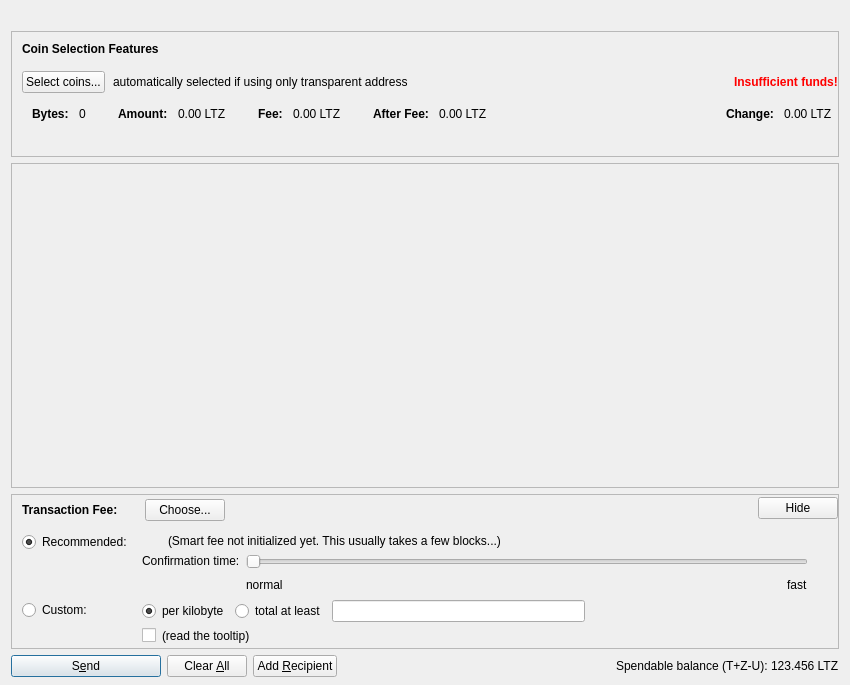
<?xml version="1.0" encoding="UTF-8"?>
<ui version="4.0">
 <class>SendCoinsPage</class>
 <widget class="QDialog" name="SendCoinsPage">
  <property name="geometry">
   <rect>
    <x>0</x>
    <y>0</y>
    <width>850</width>
    <height>685</height>
   </rect>
  </property>
  <property name="windowTitle">
   <string>Send Coins</string>
  </property>
  <layout class="QVBoxLayout" name="verticalLayout" stretch="0,0,1,0,0">
   <property name="bottomMargin">
    <number>8</number>
   </property>
   <item>
    <widget class="QLabel" name="labelLogo">
     <property name="text">
      <string/>
     </property>
     <property name="pixmap">
      <pixmap resource="../bitcoin.qrc">:/images/logo</pixmap>
     </property>
     <property name="margin">
      <number>10</number>
     </property>
    </widget>
   </item>
   <item>
    <widget class="QFrame" name="frameCoinSelection">
     <property name="sizePolicy">
      <sizepolicy hsizetype="Expanding" vsizetype="Expanding">
       <horstretch>0</horstretch>
       <verstretch>0</verstretch>
      </sizepolicy>
     </property>
     <property name="maximumSize">
      <size>
       <width>16777215</width>
       <height>16777215</height>
      </size>
     </property>
     <property name="frameShape">
      <enum>QFrame::StyledPanel</enum>
     </property>
     <property name="frameShadow">
      <enum>QFrame::Sunken</enum>
     </property>
     <layout class="QVBoxLayout" name="verticalLayoutCoinSelection2">
      <property name="spacing">
       <number>0</number>
      </property>
      <property name="leftMargin">
       <number>0</number>
      </property>
      <property name="topMargin">
       <number>0</number>
      </property>
      <property name="rightMargin">
       <number>0</number>
      </property>
      <property name="bottomMargin">
       <number>6</number>
      </property>
      <item>
       <layout class="QVBoxLayout" name="verticalLayoutCoinSelection" stretch="0,0,0,0">
        <property name="spacing">
         <number>0</number>
        </property>
        <property name="leftMargin">
         <number>10</number>
        </property>
        <property name="topMargin">
         <number>10</number>
        </property>
        <item>
         <layout class="QHBoxLayout" name="horizontalLayoutCoinSelection1">
          <property name="bottomMargin">
           <number>15</number>
          </property>
          <item>
           <widget class="QLabel" name="labelCoinSelectionFeatures">
            <property name="sizePolicy">
             <sizepolicy hsizetype="Preferred" vsizetype="Maximum">
              <horstretch>0</horstretch>
              <verstretch>0</verstretch>
             </sizepolicy>
            </property>
            <property name="font">
             <font>
              <weight>75</weight>
              <bold>true</bold>
             </font>
            </property>
            <property name="styleSheet">
             <string notr="true">font-weight:bold;</string>
            </property>
            <property name="text">
             <string>Coin Selection Features</string>
            </property>
           </widget>
          </item>
         </layout>
        </item>
        <item>
         <layout class="QHBoxLayout" name="horizontalLayoutCoinSelection2" stretch="0,0,0,0">
          <property name="spacing">
           <number>8</number>
          </property>
          <property name="bottomMargin">
           <number>10</number>
          </property>
          <item>
           <widget class="QPushButton" name="pushButtonCoinSelection">
            <property name="styleSheet">
             <string notr="true"/>
            </property>
            <property name="text">
             <string>Select coins...</string>
            </property>
            <property name="autoDefault">
             <bool>false</bool>
            </property>
           </widget>
          </item>
          <item>
           <widget class="QLabel" name="labelCoinSelectionAutomaticallySelected">
            <property name="text">
             <string>automatically selected if using only transparent address</string>
            </property>
            <property name="margin">
             <number>5</number>
            </property>
           </widget>
          </item>
          <item>
           <spacer name="horizontalSpacerCoinSelection">
            <property name="orientation">
             <enum>Qt::Horizontal</enum>
            </property>
            <property name="sizeHint" stdset="0">
             <size>
              <width>40</width>
              <height>1</height>
             </size>
            </property>
           </spacer>
          </item>
          <item>
           <widget class="QLabel" name="labelCoinSelectionInsuffFunds">
            <property name="font">
             <font>
              <weight>75</weight>
              <bold>true</bold>
             </font>
            </property>
            <property name="styleSheet">
             <string notr="true">color:red;font-weight:bold;</string>
            </property>
            <property name="text">
             <string>Insufficient funds!</string>
            </property>
            <property name="margin">
             <number>5</number>
            </property>
           </widget>
          </item>
         </layout>
        </item>
        <item>
         <widget class="QWidget" name="widgetCoinSelection" native="true">
          <property name="sizePolicy">
           <sizepolicy hsizetype="Preferred" vsizetype="Preferred">
            <horstretch>0</horstretch>
            <verstretch>0</verstretch>
           </sizepolicy>
          </property>
          <property name="minimumSize">
           <size>
            <width>0</width>
            <height>0</height>
           </size>
          </property>
          <property name="styleSheet">
           <string notr="true"/>
          </property>
          <layout class="QHBoxLayout" name="horizontalLayoutCoinSelection5">
           <property name="leftMargin">
            <number>0</number>
           </property>
           <property name="topMargin">
            <number>0</number>
           </property>
           <property name="rightMargin">
            <number>0</number>
           </property>
           <property name="bottomMargin">
            <number>0</number>
           </property>
           <item>
            <layout class="QHBoxLayout" name="horizontalLayoutCoinSelection3" stretch="0,0,0,1,0">
             <property name="spacing">
              <number>20</number>
             </property>
             <property name="topMargin">
              <number>0</number>
             </property>
             <property name="bottomMargin">
              <number>10</number>
             </property>
             <item>
              <layout class="QFormLayout" name="formLayoutCoinSelection1">
               <property name="horizontalSpacing">
                <number>10</number>
               </property>
               <property name="verticalSpacing">
                <number>14</number>
               </property>
               <property name="leftMargin">
                <number>10</number>
               </property>
               <property name="topMargin">
                <number>4</number>
               </property>
               <property name="rightMargin">
                <number>6</number>
               </property>
               <item row="0" column="0">
                <widget class="QLabel" name="labelCoinSelectionBytesText">
                 <property name="font">
                  <font>
                   <weight>75</weight>
                   <bold>true</bold>
                  </font>
                 </property>
                 <property name="text">
                  <string>Bytes:</string>
                 </property>
                </widget>
               </item>
               <item row="0" column="1">
                <widget class="QLabel" name="labelCoinSelectionBytes">
                 <property name="cursor">
                  <cursorShape>IBeamCursor</cursorShape>
                 </property>
                 <property name="contextMenuPolicy">
                  <enum>Qt::ActionsContextMenu</enum>
                 </property>
                 <property name="text">
                  <string notr="true">0</string>
                 </property>
                 <property name="textInteractionFlags">
                  <set>Qt::LinksAccessibleByMouse|Qt::TextSelectableByKeyboard|Qt::TextSelectableByMouse</set>
                 </property>
                </widget>
               </item>
              </layout>
             </item>
             <item>
              <layout class="QFormLayout" name="formLayoutCoinSelection2">
               <property name="horizontalSpacing">
                <number>10</number>
               </property>
               <property name="verticalSpacing">
                <number>14</number>
               </property>
               <property name="leftMargin">
                <number>6</number>
               </property>
               <property name="topMargin">
                <number>4</number>
               </property>
               <property name="rightMargin">
                <number>6</number>
               </property>
               <item row="0" column="0">
                <widget class="QLabel" name="labelCoinSelectionAmountText">
                 <property name="font">
                  <font>
                   <weight>75</weight>
                   <bold>true</bold>
                  </font>
                 </property>
                 <property name="text">
                  <string>Amount:</string>
                 </property>
                 <property name="margin">
                  <number>0</number>
                 </property>
                </widget>
               </item>
               <item row="0" column="1">
                <widget class="QLabel" name="labelCoinSelectionAmount">
                 <property name="cursor">
                  <cursorShape>IBeamCursor</cursorShape>
                 </property>
                 <property name="contextMenuPolicy">
                  <enum>Qt::ActionsContextMenu</enum>
                 </property>
                 <property name="text">
                  <string notr="true">0.00 LTZ</string>
                 </property>
                 <property name="textInteractionFlags">
                  <set>Qt::LinksAccessibleByMouse|Qt::TextSelectableByKeyboard|Qt::TextSelectableByMouse</set>
                 </property>
                </widget>
               </item>
              </layout>
             </item>
             <item>
              <layout class="QFormLayout" name="formLayoutCoinSelection3">
               <property name="horizontalSpacing">
                <number>10</number>
               </property>
               <property name="verticalSpacing">
                <number>14</number>
               </property>
               <property name="leftMargin">
                <number>6</number>
               </property>
               <property name="topMargin">
                <number>4</number>
               </property>
               <property name="rightMargin">
                <number>6</number>
               </property>
               <item row="0" column="0">
                <widget class="QLabel" name="labelCoinSelectionFeeText">
                 <property name="font">
                  <font>
                   <weight>75</weight>
                   <bold>true</bold>
                  </font>
                 </property>
                 <property name="text">
                  <string>Fee:</string>
                 </property>
                 <property name="margin">
                  <number>0</number>
                 </property>
                </widget>
               </item>
               <item row="0" column="1">
                <widget class="QLabel" name="labelCoinSelectionFee">
                 <property name="cursor">
                  <cursorShape>IBeamCursor</cursorShape>
                 </property>
                 <property name="contextMenuPolicy">
                  <enum>Qt::ActionsContextMenu</enum>
                 </property>
                 <property name="text">
                  <string notr="true">0.00 LTZ</string>
                 </property>
                 <property name="textInteractionFlags">
                  <set>Qt::LinksAccessibleByMouse|Qt::TextSelectableByKeyboard|Qt::TextSelectableByMouse</set>
                 </property>
                </widget>
               </item>
              </layout>
             </item>
             <item>
              <layout class="QFormLayout" name="formLayoutCoinSelection4">
               <property name="horizontalSpacing">
                <number>10</number>
               </property>
               <property name="verticalSpacing">
                <number>14</number>
               </property>
               <property name="leftMargin">
                <number>6</number>
               </property>
               <property name="topMargin">
                <number>4</number>
               </property>
               <property name="rightMargin">
                <number>6</number>
               </property>
               <item row="0" column="0">
                <widget class="QLabel" name="labelCoinSelectionAfterFeeText">
                 <property name="font">
                  <font>
                   <weight>75</weight>
                   <bold>true</bold>
                  </font>
                 </property>
                 <property name="text">
                  <string>After Fee:</string>
                 </property>
                 <property name="margin">
                  <number>0</number>
                 </property>
                </widget>
               </item>
               <item row="0" column="1">
                <widget class="QLabel" name="labelCoinSelectionAfterFee">
                 <property name="cursor">
                  <cursorShape>IBeamCursor</cursorShape>
                 </property>
                 <property name="contextMenuPolicy">
                  <enum>Qt::ActionsContextMenu</enum>
                 </property>
                 <property name="text">
                  <string notr="true">0.00 LTZ</string>
                 </property>
                 <property name="textInteractionFlags">
                  <set>Qt::LinksAccessibleByMouse|Qt::TextSelectableByKeyboard|Qt::TextSelectableByMouse</set>
                 </property>
                </widget>
               </item>
              </layout>
             </item>
             <item>
              <layout class="QFormLayout" name="formLayoutCoinSelection5">
               <property name="horizontalSpacing">
                <number>10</number>
               </property>
               <property name="verticalSpacing">
                <number>14</number>
               </property>
               <property name="leftMargin">
                <number>6</number>
               </property>
               <property name="topMargin">
                <number>4</number>
               </property>
               <property name="rightMargin">
                <number>6</number>
               </property>
               <item row="0" column="0">
                <widget class="QLabel" name="labelCoinSelectionChangeText">
                 <property name="font">
                  <font>
                   <weight>75</weight>
                   <bold>true</bold>
                  </font>
                 </property>
                 <property name="text">
                  <string>Change:</string>
                 </property>
                </widget>
               </item>
               <item row="0" column="1">
                <widget class="QLabel" name="labelCoinSelectionChange">
                 <property name="cursor">
                  <cursorShape>IBeamCursor</cursorShape>
                 </property>
                 <property name="contextMenuPolicy">
                  <enum>Qt::ActionsContextMenu</enum>
                 </property>
                 <property name="text">
                  <string notr="true">0.00 LTZ</string>
                 </property>
                 <property name="textInteractionFlags">
                  <set>Qt::LinksAccessibleByMouse|Qt::TextSelectableByKeyboard|Qt::TextSelectableByMouse</set>
                 </property>
                </widget>
               </item>
              </layout>
             </item>
            </layout>
           </item>
          </layout>
         </widget>
        </item>
        <item>
         <layout class="QHBoxLayout" name="horizontalLayoutCoinSelection4" stretch="0">
          <property name="spacing">
           <number>12</number>
          </property>
          <property name="sizeConstraint">
           <enum>QLayout::SetDefaultConstraint</enum>
          </property>
          <property name="topMargin">
           <number>5</number>
          </property>
          <property name="rightMargin">
           <number>5</number>
          </property>
          <item>
           <widget class="QLabel" name="labelCoinSelectionChangeLabel">
            <property name="sizePolicy">
             <sizepolicy hsizetype="Preferred" vsizetype="Expanding">
              <horstretch>0</horstretch>
              <verstretch>0</verstretch>
             </sizepolicy>
            </property>
            <property name="minimumSize">
             <size>
              <width>0</width>
              <height>0</height>
             </size>
            </property>
            <property name="text">
             <string/>
            </property>
            <property name="margin">
             <number>3</number>
            </property>
           </widget>
          </item>
         </layout>
        </item>
       </layout>
      </item>
     </layout>
    </widget>
   </item>
   <item>
    <widget class="QScrollArea" name="scrollArea">
     <property name="widgetResizable">
      <bool>true</bool>
     </property>
     <widget class="QWidget" name="scrollAreaWidgetContents">
      <property name="geometry">
       <rect>
        <x>0</x>
        <y>0</y>
        <width>830</width>
        <height>188</height>
       </rect>
      </property>
      <layout class="QVBoxLayout" name="verticalLayout_2" stretch="0,1">
       <property name="leftMargin">
        <number>0</number>
       </property>
       <property name="topMargin">
        <number>0</number>
       </property>
       <property name="rightMargin">
        <number>0</number>
       </property>
       <property name="bottomMargin">
        <number>0</number>
       </property>
       <item>
        <layout class="QVBoxLayout" name="entries">
         <property name="spacing">
          <number>6</number>
         </property>
        </layout>
       </item>
       <item>
        <spacer name="verticalSpacer">
         <property name="orientation">
          <enum>Qt::Vertical</enum>
         </property>
         <property name="sizeHint" stdset="0">
          <size>
           <width>20</width>
           <height>40</height>
          </size>
         </property>
        </spacer>
       </item>
      </layout>
     </widget>
    </widget>
   </item>
   <item>
    <widget class="QFrame" name="frameFee">
     <property name="sizePolicy">
      <sizepolicy hsizetype="Expanding" vsizetype="Expanding">
       <horstretch>0</horstretch>
       <verstretch>0</verstretch>
      </sizepolicy>
     </property>
     <property name="maximumSize">
      <size>
       <width>16777215</width>
       <height>16777215</height>
      </size>
     </property>
     <property name="frameShape">
      <enum>QFrame::StyledPanel</enum>
     </property>
     <property name="frameShadow">
      <enum>QFrame::Sunken</enum>
     </property>
     <layout class="QVBoxLayout" name="verticalLayoutFee1">
      <property name="spacing">
       <number>0</number>
      </property>
      <property name="leftMargin">
       <number>0</number>
      </property>
      <property name="topMargin">
       <number>0</number>
      </property>
      <property name="rightMargin">
       <number>0</number>
      </property>
      <property name="bottomMargin">
       <number>0</number>
      </property>
      <item>
       <layout class="QVBoxLayout" name="verticalLayoutFee2" stretch="0,0,0,0">
        <property name="spacing">
         <number>0</number>
        </property>
        <property name="leftMargin">
         <number>10</number>
        </property>
        <property name="topMargin">
         <number>0</number>
        </property>
        <item>
         <layout class="QHBoxLayout" name="horizontalLayout_3"/>
        </item>
        <item>
         <layout class="QHBoxLayout" name="horizontalLayoutFee1">
          <property name="bottomMargin">
           <number>0</number>
          </property>
          <item>
           <layout class="QVBoxLayout" name="verticalLayoutFee7">
            <property name="spacing">
             <number>0</number>
            </property>
            <item>
             <spacer name="verticalSpacerSmartFee">
              <property name="orientation">
               <enum>Qt::Vertical</enum>
              </property>
              <property name="sizeType">
               <enum>QSizePolicy::Fixed</enum>
              </property>
              <property name="sizeHint" stdset="0">
               <size>
                <width>1</width>
                <height>4</height>
               </size>
              </property>
             </spacer>
            </item>
            <item>
             <layout class="QHBoxLayout" name="horizontalLayoutSmartFee">
              <property name="spacing">
               <number>10</number>
              </property>
              <item>
               <widget class="QLabel" name="labelFeeHeadline">
                <property name="sizePolicy">
                 <sizepolicy hsizetype="Preferred" vsizetype="Maximum">
                  <horstretch>0</horstretch>
                  <verstretch>0</verstretch>
                 </sizepolicy>
                </property>
                <property name="font">
                 <font>
                  <weight>75</weight>
                  <bold>true</bold>
                 </font>
                </property>
                <property name="styleSheet">
                 <string notr="true">font-weight:bold;</string>
                </property>
                <property name="text">
                 <string>Transaction Fee:</string>
                </property>
               </widget>
              </item>
              <item>
               <widget class="QLabel" name="labelFeeMinimized">
                <property name="text">
                 <string/>
                </property>
               </widget>
              </item>
              <item>
               <widget class="QPushButton" name="buttonChooseFee">
                <property name="text">
                 <string>Choose...</string>
                </property>
               </widget>
              </item>
             </layout>
            </item>
            <item>
             <spacer name="verticalSpacer_5">
              <property name="orientation">
               <enum>Qt::Vertical</enum>
              </property>
              <property name="sizeHint" stdset="0">
               <size>
                <width>1</width>
                <height>1</height>
               </size>
              </property>
             </spacer>
            </item>
           </layout>
          </item>
          <item>
           <spacer name="horizontalSpacer_4">
            <property name="orientation">
             <enum>Qt::Horizontal</enum>
            </property>
            <property name="sizeHint" stdset="0">
             <size>
              <width>40</width>
              <height>20</height>
             </size>
            </property>
           </spacer>
          </item>
          <item>
           <widget class="QPushButton" name="buttonMinimizeFee">
            <property name="toolTip">
             <string>collapse fee-settings</string>
            </property>
            <property name="text">
             <string>Hide</string>
            </property>
           </widget>
          </item>
         </layout>
        </item>
        <item>
         <widget class="QFrame" name="frameFeeSelection">
          <layout class="QVBoxLayout" name="verticalLayoutFee12">
           <property name="spacing">
            <number>0</number>
           </property>
           <property name="leftMargin">
            <number>0</number>
           </property>
           <property name="topMargin">
            <number>0</number>
           </property>
           <property name="rightMargin">
            <number>0</number>
           </property>
           <property name="bottomMargin">
            <number>0</number>
           </property>
           <item>
            <layout class="QGridLayout" name="gridLayoutFee">
             <property name="topMargin">
              <number>10</number>
             </property>
             <property name="bottomMargin">
              <number>4</number>
             </property>
             <property name="horizontalSpacing">
              <number>10</number>
             </property>
             <property name="verticalSpacing">
              <number>4</number>
             </property>
             <item row="1" column="1">
              <layout class="QVBoxLayout" name="verticalLayoutFee8">
               <property name="spacing">
                <number>6</number>
               </property>
               <item>
                <layout class="QHBoxLayout" name="horizontalLayoutFee13">
                 <item>
                  <widget class="QRadioButton" name="radioCustomPerKilobyte">
                   <property name="toolTip">
                    <string>If the custom fee is set to 1000 satoshis and the transaction is only 250 bytes, then &quot;per kilobyte&quot; only pays 250 satoshis in fee, while &quot;total at least&quot; pays 1000 satoshis. For transactions bigger than a kilobyte both pay by kilobyte.</string>
                   </property>
                   <property name="text">
                    <string>per kilobyte</string>
                   </property>
                   <property name="checked">
                    <bool>true</bool>
                   </property>
                   <attribute name="buttonGroup">
                    <string notr="true">groupCustomFee</string>
                   </attribute>
                  </widget>
                 </item>
                 <item>
                  <widget class="QRadioButton" name="radioCustomAtLeast">
                   <property name="toolTip">
                    <string>If the custom fee is set to 1000 satoshis and the transaction is only 250 bytes, then &quot;per kilobyte&quot; only pays 250 satoshis in fee, while &quot;total at least&quot; pays 1000 satoshis. For transactions bigger than a kilobyte both pay by kilobyte.</string>
                   </property>
                   <property name="text">
                    <string>total at least</string>
                   </property>
                   <attribute name="buttonGroup">
                    <string notr="true">groupCustomFee</string>
                   </attribute>
                  </widget>
                 </item>
                 <item>
                  <widget class="BitcoinAmountField" name="customFee"/>
                 </item>
                 <item>
                  <spacer name="horizontalSpacer_6">
                   <property name="orientation">
                    <enum>Qt::Horizontal</enum>
                   </property>
                   <property name="sizeHint" stdset="0">
                    <size>
                     <width>1</width>
                     <height>1</height>
                    </size>
                   </property>
                  </spacer>
                 </item>
                </layout>
               </item>
               <item>
                <layout class="QHBoxLayout" name="horizontalLayoutFee8">
                 <item>
                  <widget class="QCheckBox" name="checkBoxMinimumFee">
                   <property name="toolTip">
                    <string>Paying only the minimum fee is just fine as long as there is less transaction volume than space in the blocks. But be aware that this can end up in a never confirming transaction once there is more demand for litecoinz transactions than the network can process.</string>
                   </property>
                   <property name="text">
                    <string/>
                   </property>
                  </widget>
                 </item>
                 <item>
                  <widget class="QLabel" name="labelMinFeeWarning">
                   <property name="enabled">
                    <bool>true</bool>
                   </property>
                   <property name="toolTip">
                    <string>Paying only the minimum fee is just fine as long as there is less transaction volume than space in the blocks. But be aware that this can end up in a never confirming transaction once there is more demand for litecoinz transactions than the network can process.</string>
                   </property>
                   <property name="text">
                    <string>(read the tooltip)</string>
                   </property>
                   <property name="margin">
                    <number>5</number>
                   </property>
                  </widget>
                 </item>
                 <item>
                  <spacer name="horizontalSpacer_2">
                   <property name="orientation">
                    <enum>Qt::Horizontal</enum>
                   </property>
                   <property name="sizeHint" stdset="0">
                    <size>
                     <width>1</width>
                     <height>1</height>
                    </size>
                   </property>
                  </spacer>
                 </item>
                </layout>
               </item>
              </layout>
             </item>
             <item row="0" column="0">
              <layout class="QVBoxLayout" name="verticalLayoutFee4" stretch="0,1">
               <item>
                <widget class="QRadioButton" name="radioSmartFee">
                 <property name="text">
                  <string>Recommended:</string>
                 </property>
                 <property name="checked">
                  <bool>true</bool>
                 </property>
                 <attribute name="buttonGroup">
                  <string notr="true">groupFee</string>
                 </attribute>
                </widget>
               </item>
               <item>
                <spacer name="verticalSpacer_2">
                 <property name="orientation">
                  <enum>Qt::Vertical</enum>
                 </property>
                 <property name="sizeHint" stdset="0">
                  <size>
                   <width>1</width>
                   <height>1</height>
                  </size>
                 </property>
                </spacer>
               </item>
              </layout>
             </item>
             <item row="1" column="0">
              <layout class="QVBoxLayout" name="verticalLayoutFee9" stretch="0,1">
               <item>
                <widget class="QRadioButton" name="radioCustomFee">
                 <property name="text">
                  <string>Custom:</string>
                 </property>
                 <attribute name="buttonGroup">
                  <string notr="true">groupFee</string>
                 </attribute>
                </widget>
               </item>
               <item>
                <spacer name="verticalSpacer_6">
                 <property name="orientation">
                  <enum>Qt::Vertical</enum>
                 </property>
                 <property name="sizeHint" stdset="0">
                  <size>
                   <width>1</width>
                   <height>1</height>
                  </size>
                 </property>
                </spacer>
               </item>
              </layout>
             </item>
             <item row="0" column="1">
              <layout class="QVBoxLayout" name="verticalLayoutFee3" stretch="0,0,1">
               <property name="spacing">
                <number>6</number>
               </property>
               <property name="topMargin">
                <number>2</number>
               </property>
               <item>
                <layout class="QHBoxLayout" name="horizontalLayoutFee12">
                 <item>
                  <widget class="QLabel" name="labelSmartFee">
                   <property name="text">
                    <string/>
                   </property>
                   <property name="margin">
                    <number>2</number>
                   </property>
                  </widget>
                 </item>
                 <item>
                  <widget class="QLabel" name="labelFeeEstimation">
                   <property name="text">
                    <string/>
                   </property>
                  </widget>
                 </item>
                 <item>
                  <widget class="QLabel" name="labelSmartFee2">
                   <property name="text">
                    <string>(Smart fee not initialized yet. This usually takes a few blocks...)</string>
                   </property>
                   <property name="margin">
                    <number>2</number>
                   </property>
                  </widget>
                 </item>
                 <item>
                  <spacer name="horizontalSpacer_5">
                   <property name="orientation">
                    <enum>Qt::Horizontal</enum>
                   </property>
                   <property name="sizeHint" stdset="0">
                    <size>
                     <width>1</width>
                     <height>1</height>
                    </size>
                   </property>
                  </spacer>
                 </item>
                </layout>
               </item>
               <item>
                <layout class="QHBoxLayout" name="horizontalLayoutFee9">
                 <item>
                  <layout class="QVBoxLayout" name="verticalLayoutFee6">
                   <item>
                    <widget class="QLabel" name="labelSmartFee3">
                     <property name="text">
                      <string>Confirmation time:</string>
                     </property>
                     <property name="margin">
                      <number>2</number>
                     </property>
                    </widget>
                   </item>
                   <item>
                    <spacer name="verticalSpacer_3">
                     <property name="orientation">
                      <enum>Qt::Vertical</enum>
                     </property>
                     <property name="sizeHint" stdset="0">
                      <size>
                       <width>1</width>
                       <height>1</height>
                      </size>
                     </property>
                    </spacer>
                   </item>
                  </layout>
                 </item>
                 <item>
                  <layout class="QVBoxLayout" name="verticalLayoutFee5">
                   <property name="rightMargin">
                    <number>30</number>
                   </property>
                   <item>
                    <widget class="QSlider" name="sliderSmartFee">
                     <property name="minimum">
                      <number>0</number>
                     </property>
                     <property name="maximum">
                      <number>24</number>
                     </property>
                     <property name="pageStep">
                      <number>1</number>
                     </property>
                     <property name="value">
                      <number>0</number>
                     </property>
                     <property name="orientation">
                      <enum>Qt::Horizontal</enum>
                     </property>
                     <property name="invertedAppearance">
                      <bool>false</bool>
                     </property>
                     <property name="invertedControls">
                      <bool>false</bool>
                     </property>
                     <property name="tickPosition">
                      <enum>QSlider::NoTicks</enum>
                     </property>
                    </widget>
                   </item>
                   <item>
                    <layout class="QHBoxLayout" name="horizontalLayoutFee10">
                     <item>
                      <widget class="QLabel" name="labelSmartFeeNormal">
                       <property name="text">
                        <string>normal</string>
                       </property>
                      </widget>
                     </item>
                     <item>
                      <spacer name="horizontalSpacer_3">
                       <property name="orientation">
                        <enum>Qt::Horizontal</enum>
                       </property>
                       <property name="sizeHint" stdset="0">
                        <size>
                         <width>40</width>
                         <height>20</height>
                        </size>
                       </property>
                      </spacer>
                     </item>
                     <item>
                      <widget class="QLabel" name="labelSmartFeeFast">
                       <property name="text">
                        <string>fast</string>
                       </property>
                      </widget>
                     </item>
                    </layout>
                   </item>
                  </layout>
                 </item>
                </layout>
               </item>
               <item>
                <spacer name="verticalSpacer_4">
                 <property name="orientation">
                  <enum>Qt::Vertical</enum>
                 </property>
                 <property name="sizeHint" stdset="0">
                  <size>
                   <width>1</width>
                   <height>1</height>
                  </size>
                 </property>
                </spacer>
               </item>
              </layout>
             </item>
            </layout>
           </item>
          </layout>
         </widget>
        </item>
        <item>
         <spacer name="verticalSpacerFee">
          <property name="orientation">
           <enum>Qt::Vertical</enum>
          </property>
          <property name="sizeHint" stdset="0">
           <size>
            <width>800</width>
            <height>1</height>
           </size>
          </property>
         </spacer>
        </item>
       </layout>
      </item>
     </layout>
    </widget>
   </item>
   <item>
    <layout class="QHBoxLayout" name="horizontalLayout">
     <item>
      <widget class="QPushButton" name="sendButton">
       <property name="minimumSize">
        <size>
         <width>150</width>
         <height>0</height>
        </size>
       </property>
       <property name="toolTip">
        <string>Confirm the send action</string>
       </property>
       <property name="text">
        <string>S&amp;end</string>
       </property>
       <property name="icon">
        <iconset resource="../bitcoin.qrc">
         <normaloff>:/images/send2</normaloff>:/images/send2</iconset>
       </property>
       <property name="autoDefault">
        <bool>false</bool>
       </property>
       <property name="default">
        <bool>true</bool>
       </property>
      </widget>
     </item>
     <item>
      <widget class="QPushButton" name="clearButton">
       <property name="sizePolicy">
        <sizepolicy hsizetype="Minimum" vsizetype="Fixed">
         <horstretch>0</horstretch>
         <verstretch>0</verstretch>
        </sizepolicy>
       </property>
       <property name="toolTip">
        <string>Clear all fields of the form.</string>
       </property>
       <property name="text">
        <string>Clear &amp;All</string>
       </property>
       <property name="icon">
        <iconset resource="../bitcoin.qrc">
         <normaloff>:/images/clear</normaloff>:/images/clear</iconset>
       </property>
       <property name="autoDefault">
        <bool>false</bool>
       </property>
      </widget>
     </item>
     <item>
      <widget class="QPushButton" name="addButton">
       <property name="toolTip">
        <string>Send to multiple recipients at once</string>
       </property>
       <property name="text">
        <string>Add &amp;Recipient</string>
       </property>
       <property name="icon">
        <iconset resource="../bitcoin.qrc">
         <normaloff>:/images/add3</normaloff>:/images/add3</iconset>
       </property>
       <property name="autoDefault">
        <bool>false</bool>
       </property>
      </widget>
     </item>
     <item>
      <spacer name="horizontalSpacer">
       <property name="orientation">
        <enum>Qt::Horizontal</enum>
       </property>
       <property name="sizeHint" stdset="0">
        <size>
         <width>40</width>
         <height>20</height>
        </size>
       </property>
      </spacer>
     </item>
     <item>
      <layout class="QHBoxLayout" name="horizontalLayout_2">
       <property name="spacing">
        <number>3</number>
       </property>
       <item>
        <widget class="QLabel" name="label">
         <property name="sizePolicy">
          <sizepolicy hsizetype="Preferred" vsizetype="Fixed">
           <horstretch>0</horstretch>
           <verstretch>0</verstretch>
          </sizepolicy>
         </property>
         <property name="text">
          <string>Spendable balance (T+Z-U):</string>
         </property>
        </widget>
       </item>
       <item>
        <widget class="QLabel" name="labelBalance">
         <property name="sizePolicy">
          <sizepolicy hsizetype="Preferred" vsizetype="Fixed">
           <horstretch>0</horstretch>
           <verstretch>0</verstretch>
          </sizepolicy>
         </property>
         <property name="cursor">
          <cursorShape>IBeamCursor</cursorShape>
         </property>
         <property name="text">
          <string notr="true">123.456 LTZ</string>
         </property>
         <property name="textInteractionFlags">
          <set>Qt::LinksAccessibleByMouse|Qt::TextSelectableByKeyboard|Qt::TextSelectableByMouse</set>
         </property>
        </widget>
       </item>
      </layout>
     </item>
    </layout>
   </item>
  </layout>
 </widget>
 <customwidgets>
  <customwidget>
   <class>BitcoinAmountField</class>
   <extends>QLineEdit</extends>
   <header>bitcoinamountfield.h</header>
   <container>1</container>
  </customwidget>
 </customwidgets>
 <tabstops>
  <tabstop>pushButtonCoinSelection</tabstop>
  <tabstop>scrollArea</tabstop>
  <tabstop>buttonChooseFee</tabstop>
  <tabstop>buttonMinimizeFee</tabstop>
  <tabstop>radioSmartFee</tabstop>
  <tabstop>sliderSmartFee</tabstop>
  <tabstop>radioCustomFee</tabstop>
  <tabstop>radioCustomPerKilobyte</tabstop>
  <tabstop>radioCustomAtLeast</tabstop>
  <tabstop>customFee</tabstop>
  <tabstop>checkBoxMinimumFee</tabstop>
  <tabstop>sendButton</tabstop>
  <tabstop>clearButton</tabstop>
  <tabstop>addButton</tabstop>
 </tabstops>
 <resources>
  <include location="../bitcoin.qrc"/>
 </resources>
 <connections/>
 <buttongroups>
  <buttongroup name="groupCustomFee"/>
  <buttongroup name="groupFee"/>
 </buttongroups>
</ui>
